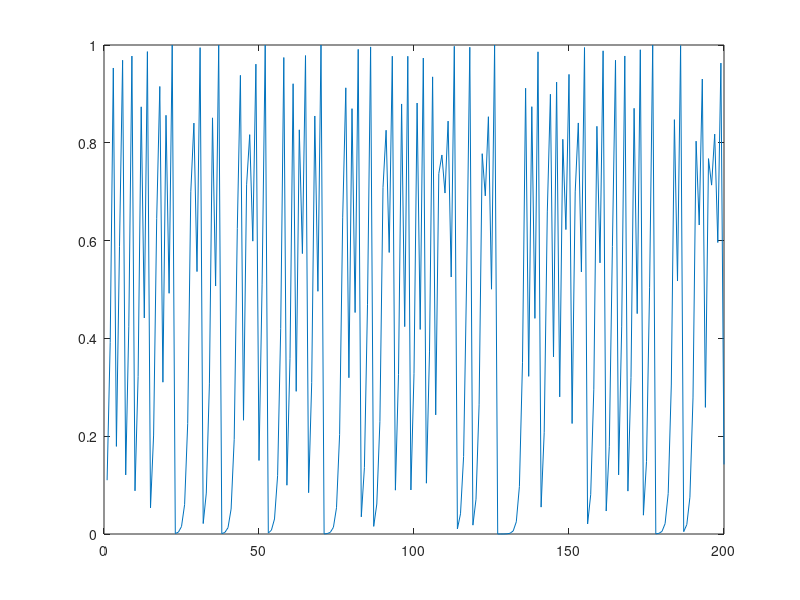

The MATLAB source for this figure:
% Filename: quadmap1.m
% Author: Andy Qi
% Date: December 2008
% Corresponds to: Listing 4.1

datapoints = zeros(1,200);
x = 0.11;
for t = 1:200
    datapoints(t) = x;
    x = 4 * x * (1-x);
end
plot(datapoints)
